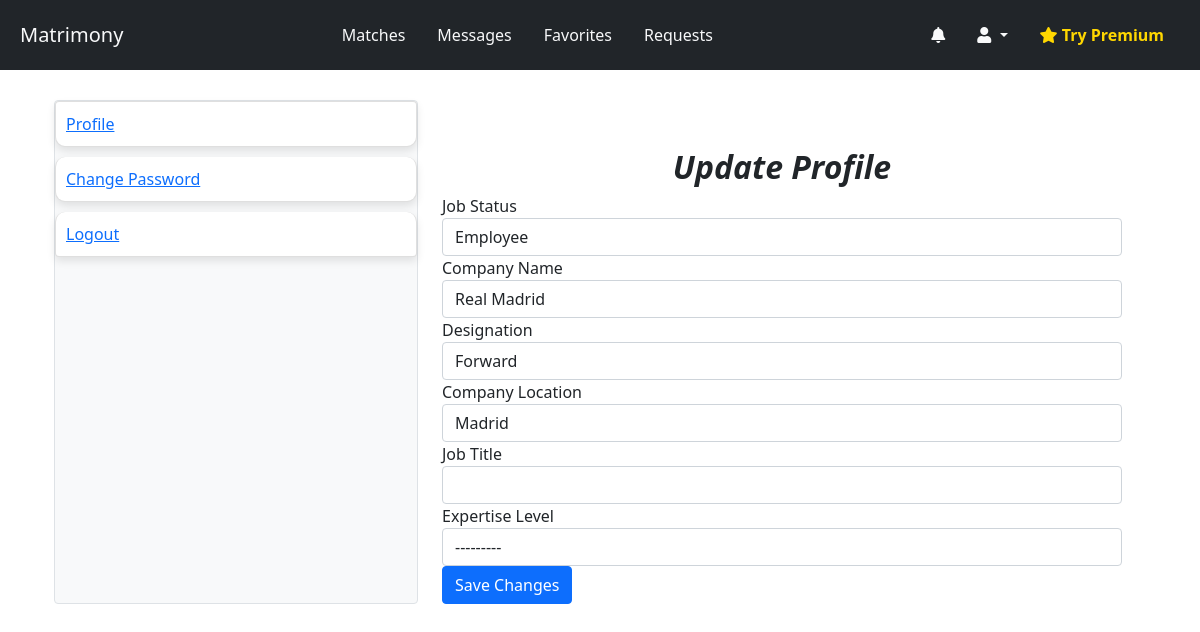
Page /accounts/employ_edit/ (signed in) on the committed database.
### accounts/models.py (models this page shows, shortened)
class User(AbstractUser):
    GENDER_CHOICES = (('Male','Male'),('Female','Female'),('Other','Other'),)
    INTEREST_CHOICES = (('Male','Male'),('Female','Female'),('Other','Other'),)
    EXPERTISE_CHOICES = (('Beginner','Beginner'),('Intermediate','Intermediate'),('Expert','Expert'),)
    JOB_STATUS_CHOICES = (('Employee','Employee'),('Employer','Employer'),('JobSeeker','JobSeeker'),)
    phone_number =models.CharField(
        max_length=15,
        blank=True,
        verbose_name='Phone Number'
    )
    profile_photo = models.ImageField(
        upload_to='profile_photos/',
        blank=True,
        verbose_name='Profile photo'
    )
    date_of_birth = models.DateField(
        null=True,
        blank=True,
        verbose_name='Date Of Birth'
    )
    gender =models.CharField(
        max_length= 6,
        choices=GENDER_CHOICES,
        blank=True,
        verbose_name='Gender',
        default='Male'
    )
    friend = models.ManyToManyField('self', blank=True)
    hobbies = models.ForeignKey(Hobby,related_name='users',blank=True,null=True,on_delete=models.CASCADE)
    interest =models.CharField(max_length=6,choices=INTEREST_CHOICES,verbose_name='Interested In',blank=True,null=True,default='Male')
    smoking_habits = models.CharField(max_length=50, choices=[('yes', 'Yes'), ('no', 'No')], default='no',blank=True,null=True)
    drinking_habits = models.CharField(max_length=50, choices=[('yes', 'Yes'), ('no', 'No')], default='no',blank=True,null=True)
    qualification = models.CharField(max_length=255,blank=True,null=True)
    job_status = models.CharField(max_length=100,blank=True,verbose_name='Job Status',choices=JOB_STATUS_CHOICES)
    company_name = models.CharField(max_length=255, blank=True, null=True,verbose_name='Company Name')
    designation = models.CharField(max_length=100,blank=True,null=True,verbose_name='Designation')
    company_location = models.CharField(max_length=200,blank=True,null=True,verbose_name='Company Location')
    job_title = models.CharField(max_length=255, blank=True, null=True,verbose_name='Job Title')
    expertise_level = models.CharField(max_length=100,
        blank=True,
        verbose_name='Expertise Level',
        choices=EXPERTISE_CHOICES)
    about = models.TextField(max_length=1000,blank=True,null=True)
    facebook = models.URLField(max_length=100,blank=True,null=True)
    instagram = models.URLField(max_length=100,blank=True,null=True)
    snapchat = models.URLField(max_length=100,blank=True,null=True)
    groups = models.ManyToManyField(
        'auth.Group',
        related_name='custom_user_set',  # Change this to a unique name
        blank=True,
        help_text='The groups this user belongs to. A user will get all permissions granted to each of their groups.',
        related_query_name='custom_user',
    )
    user_permissions = models.ManyToManyField(
        'auth.Permission',
        related_name='custom_user_set',  # Change this to a unique name
        blank=True,
        help_text='Specific permissions for this user.',
        related_query_name='custom_user',
    )

### accounts/views.py (the view, shortened to what this page needs)
# urls.py: path('employ_edit/',EmploymentUpdateView.as_view(),name ='employ_edit'),
class EmploymentUpdateView(LoginRequiredMixin,UpdateView):
    model = User
    form_class = EmploymentForm
    template_name = 'registration/employ_update.html'
    success_url = reverse_lazy('accounts:profile')
    def get_object(self):
        return self.request.user

### accounts/forms.py
class EmploymentForm(ModelForm):
    class Meta:
        model = User
        fields = [
            'job_status',
            'company_name',
            'designation',
            'company_location',
            'job_title',
            'expertise_level'
        ]
        widgets = {
            'job_status': Select(attrs={'class':'form-control'}),
            'company_name': TextInput(attrs={'class':'form-control'}),
            'designation': TextInput(attrs={'class':'form-control'}),
            'company_location': TextInput(attrs={'class':'form-control'}),
            'job_title': TextInput(attrs={'class':'form-control'}),
            'expertise_level': Select(attrs={'class': 'form-control'}),
        }

### accounts/templates/registration/employ_update.html (shortened to what this page needs)
{% extends 'registration/shared/accounts_base.html' %}
{% block accounts_content %}
<div class="container mt-5">
    <h2>Update Profile</h2>
    <form method="post">
        <div class="form-group">
            {% include 'components/form_field.html' with field=form.job_status %}
        </div>
        <div class="form-group">
            {% include 'components/form_field.html' with field=form.company_name %}
        </div>
        <div class="form-group">
            {% include 'components/form_field.html' with field=form.designation %}
        </div>
        <div class="form-group">
            {% include 'components/form_field.html' with field=form.company_location %}
        </div>
        <div class="form-group">
            {% include 'components/form_field.html' with field=form.job_title %}
        </div>
        <div class="form-group">
            {% include 'components/form_field.html' with field=form.expertise_level %}
        </div>
        <button type="submit" class="btn btn-primary">Save Changes</button>
    </form>
</div>
{% endblock accounts_content %}

### templates/components/form_field.html (shortened to what this page needs)
<div class="form-group">
    <label for="{{ field.id_for_label }}">
        {{ field.label }}{% if field.field.required %} <span class="text-danger">*</span>{% endif %}
    </label>
    {{ field }}
</div>

### static/assets/css/usercss/request.css (style rules this page uses)
.container h2 { font-style: italic; font-weight: bold; text-align: center; }
.container { margin-top: 100px; }

### rows in the picture
User: job_status "Employee", company_name "Real Madrid", designation "Forward", company_location "Madrid", expertise_level "---------"

### other values in the picture
{{ field.label }} "Job Status Company Name Designation Company Location Job Title Expertise Level"
